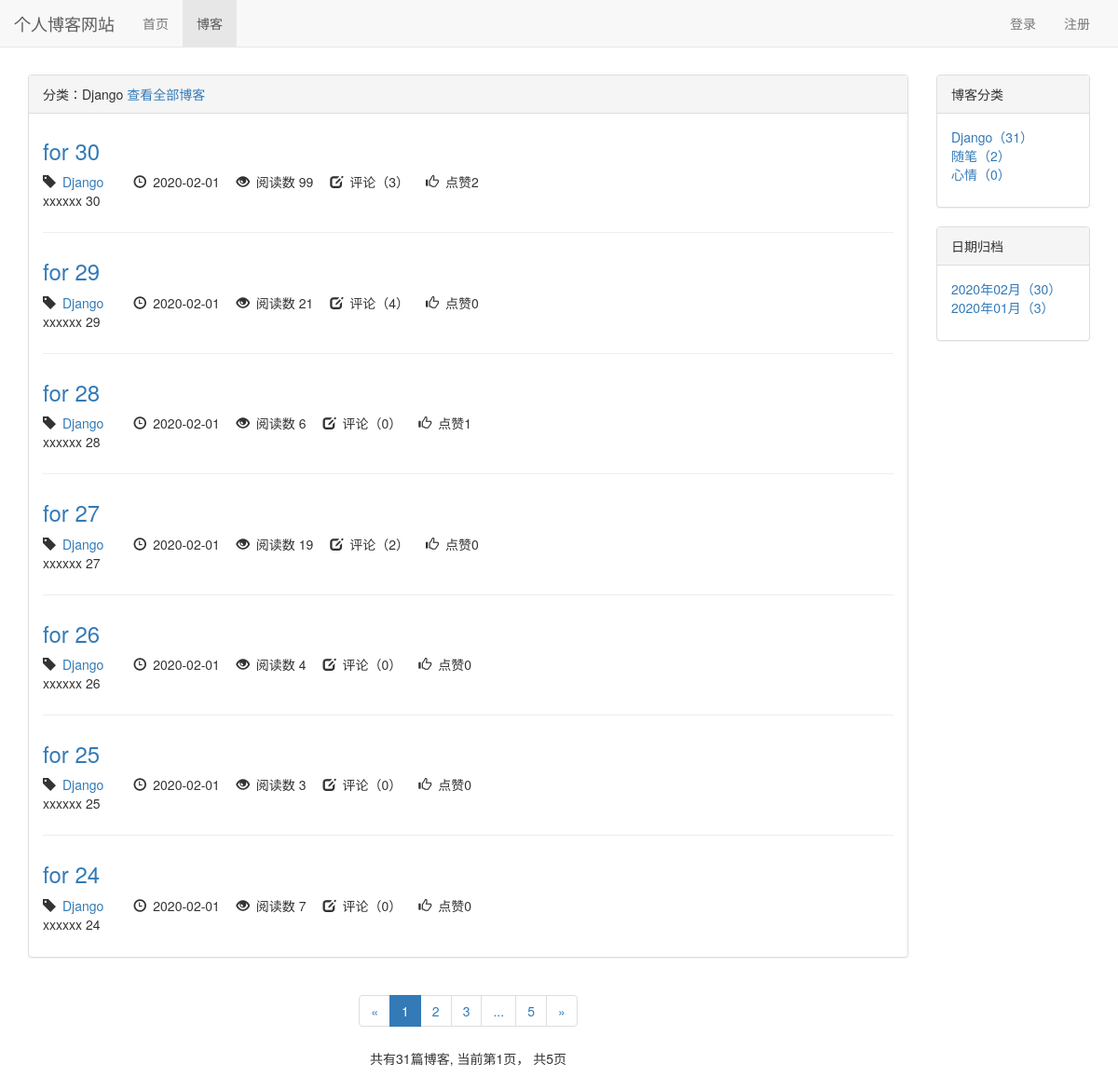
The page /blog/type/1 on the database as committed earlier.
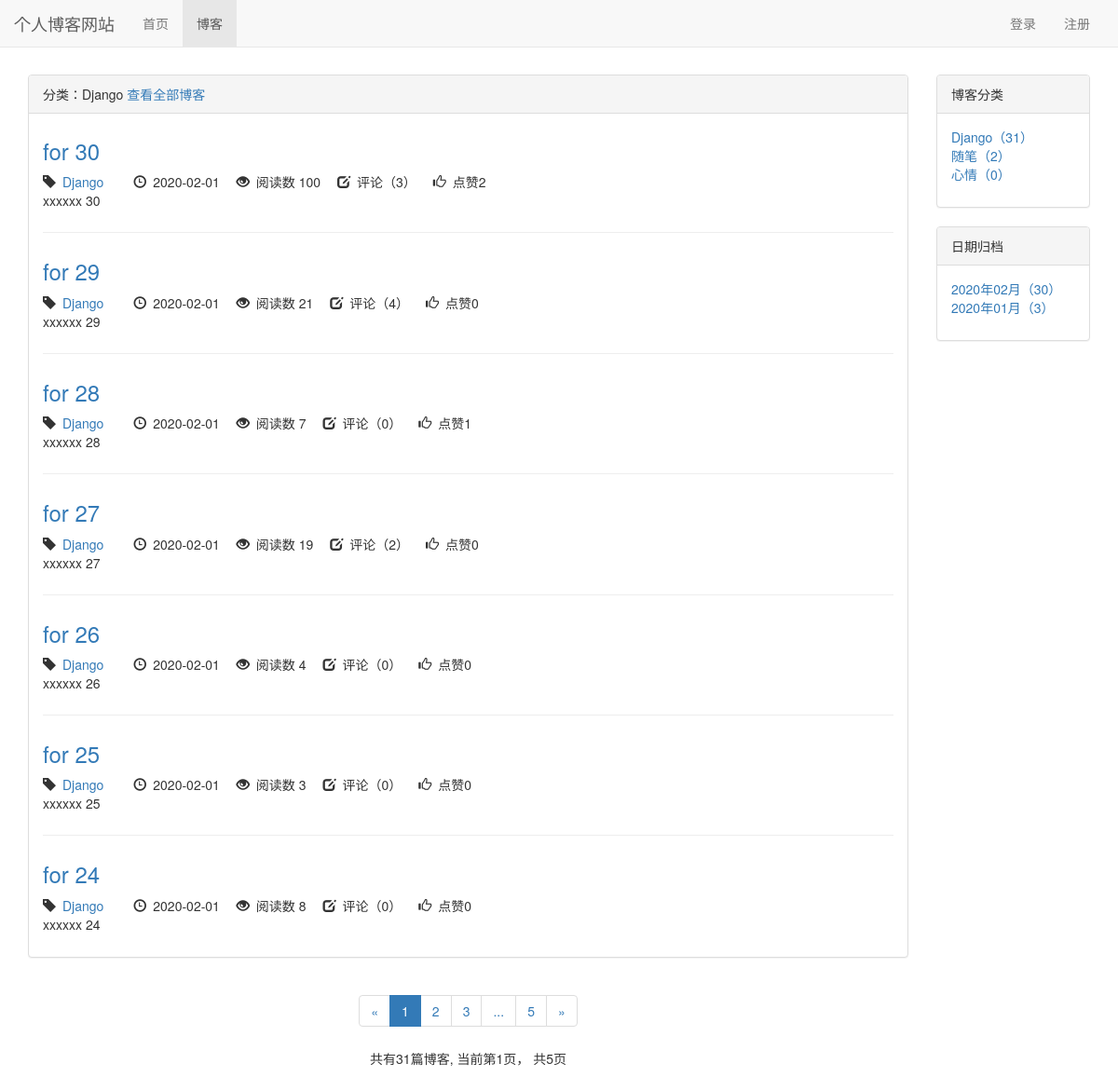
The same page on the database as committed later.
### blog/models.py (models this page shows, shortened)
class Blog(models.Model, ReadNumExpandMethod):
    title = models.CharField(max_length=128)
    content = MDTextField()
    author = models.ForeignKey(User, on_delete=models.CASCADE)
    read_details = GenericRelation(ReadDetail)
    created_time = models.DateTimeField(auto_now_add=True)
    last_updated_time = models.DateTimeField(auto_now=True)
    blog_type = models.ForeignKey(BlogType,on_delete=models.CASCADE)
    class Meta:
        ordering = ['-created_time']

class BlogType(models.Model):
    type_name = models.CharField(max_length=32)
    def __str__(self):
        return self.type_name

### read_statistics/models.py (models this page shows)
class ReadNum(models.Model):
    read_num = models.IntegerField(default=0)
    content_type = models.ForeignKey(ContentType, on_delete=models.CASCADE)
    object_id = models.PositiveIntegerField()
    content_object = GenericForeignKey('content_type', 'object_id')

### likes/models.py (models this page shows)
class LikeCount(models.Model):
    content_type = models.ForeignKey(ContentType, on_delete=models.CASCADE)
    object_id = models.PositiveIntegerField()
    content_object = GenericForeignKey('content_type', 'object_id')
    like_num = models.IntegerField(default=0)

### blog/views.py (the view)
# urls.py: path('type/<int:blogs_type_pk>', blogs_with_type, name='blogs_with_type'),
def blogs_with_type(request, blogs_type_pk):
    blog_type = get_object_or_404(BlogType,pk=blogs_type_pk)
    blogs_all_list = Blog.objects.filter(blog_type=blog_type)
    context = get_blog_list_common_data(request, blogs_all_list)
    context['blog_type'] = blog_type
    return render(request, 'blog/blogs_with_type.html', context)

### blog/templatetags/myfilter.py (called while the page is built)
@register.filter()
def mk(obj):
    obj = markdown.markdown(obj,
                              extensions=[
                                 'markdown.extensions.extra',
                                 'markdown.extensions.codehilite',
                                 'markdown.extensions.toc',
                              ])
    return obj

### comment/templatetags/comment_tag.py (called while the page is built)
@register.simple_tag
def get_comment_count(obj):
    content_type = ContentType.objects.get_for_model(obj)
    return Comment.objects.filter(content_type=content_type, object_id=obj.pk).count()

### likes/templatetags/like_tags.py (called while the page is built)
@register.simple_tag
def get_like_count(obj):
    content_type = ContentType.objects.get_for_model(obj)
    like_count, created = LikeCount.objects.get_or_create(content_type=content_type,object_id=obj.pk)
    return like_count.like_num

### read_statistics/models.py (called while the page is built)
    def get_read_num(self):
        try:
            ct = ContentType.objects.get_for_model(self)
            readnum = ReadNum.objects.get(content_type=ct,object_id=self.pk)
            return readnum.read_num
        except exceptions.ObjectDoesNotExist:
            return 0

### blog/templates/blog/blogs_with_type.html (shortened to what this page needs)
{% extends 'blog/blog_list.html' %}
{% block nav_blog_active %}active{% endblock %}
{% block blog_list_title %}
    分类：{{ blog_type.type_name }}
    <a href="{% url 'blog_list' %}">查看全部博客</a>
{% endblock %}

### blog/templates/blog/blog_list.html (shortened to what the changed rows need)
{% extends 'base.html' %}
{% load myfilter %}
{% load comment_tag %}
{% load like_tags %}
{% block style %}
    <link rel="stylesheet" href="/static/blog/css/blog.css">
{% endblock %}
{% block content %}
    <div class="container">
        <div class="row">
            <div class="col-sm-8 col-md-9 col-lg-10">
                <div class="panel panel-default">
                      <div class="panel-body">
                          {% for blog in page_of_blogs.object_list %}
                              <div class="blog">
                                  <h3><a href="{% url 'blog_detail' blog.pk %}">{{ blog.title }}</a></h3>
                                  <p class="blog-info">
                                      <span class="glyphicon glyphicon-tag" aria-hidden="true"></span><a  style="margin-right: 2em" href="{% url 'blogs_with_type' blog.blog_type.pk %}">{{ blog.blog_type }}</a>
                                      <span class="glyphicon glyphicon-time" aria-hidden="true"></span>{{ blog.created_time|date:'Y-m-d' }}
                                      <span style="margin-left: 1em" class="glyphicon glyphicon-eye-open" aria-hidden="true"></span>阅读数 {{ blog.get_read_num }}
                                      <span style="margin-left: 1em" class="glyphicon glyphicon-edit" aria-hidden="true"></span>评论（{% get_comment_count blog %}）
                                      <span style="margin-left: 1em" class="glyphicon glyphicon-thumbs-up" aria-hidden="true"></span>点赞{% get_like_count blog %}
                                  </p>
                                  <p>{{ blog.content|truncatechars_html:100|mk|striptags }}</p>
                              </div>
                          {% empty %}
                              <div class="blog">
                                  <h3>--暂无博客，敬请期待--</h3>
                              </div>
                          {% endfor %}
                      </div>
                </div>
            </div>
        </div>
    </div>
{% endblock %}

Rows that differ between the two databases and show on the page:
changed through a linked row, Blog "for 30": get_read_num "99" → "100"
changed through a linked row, Blog "for 28": get_read_num "6" → "7"
changed through a linked row, Blog "for 24": get_read_num "7" → "8"
